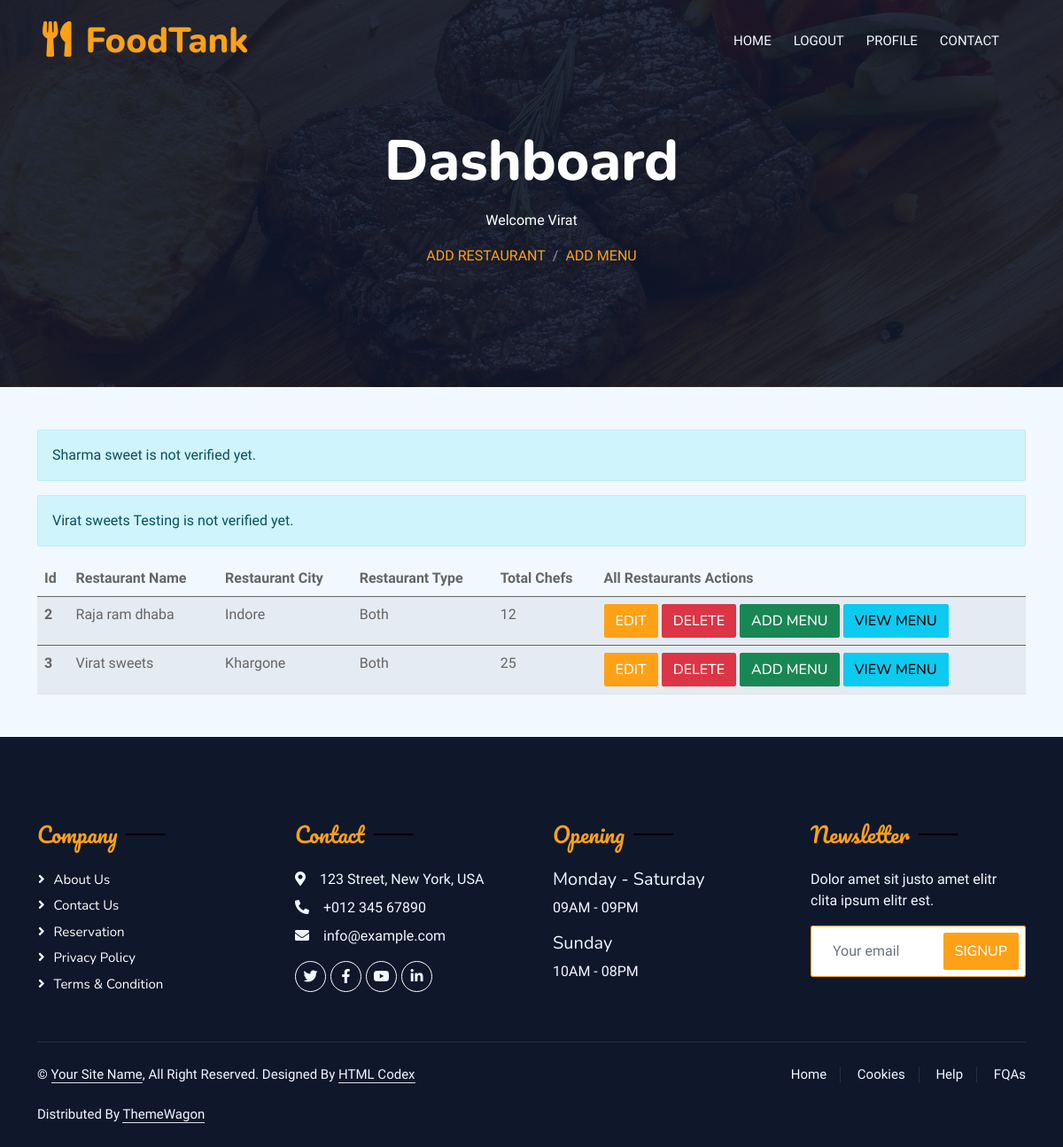
The app's page /foodprovider/dashboard/ (signed in), older data.
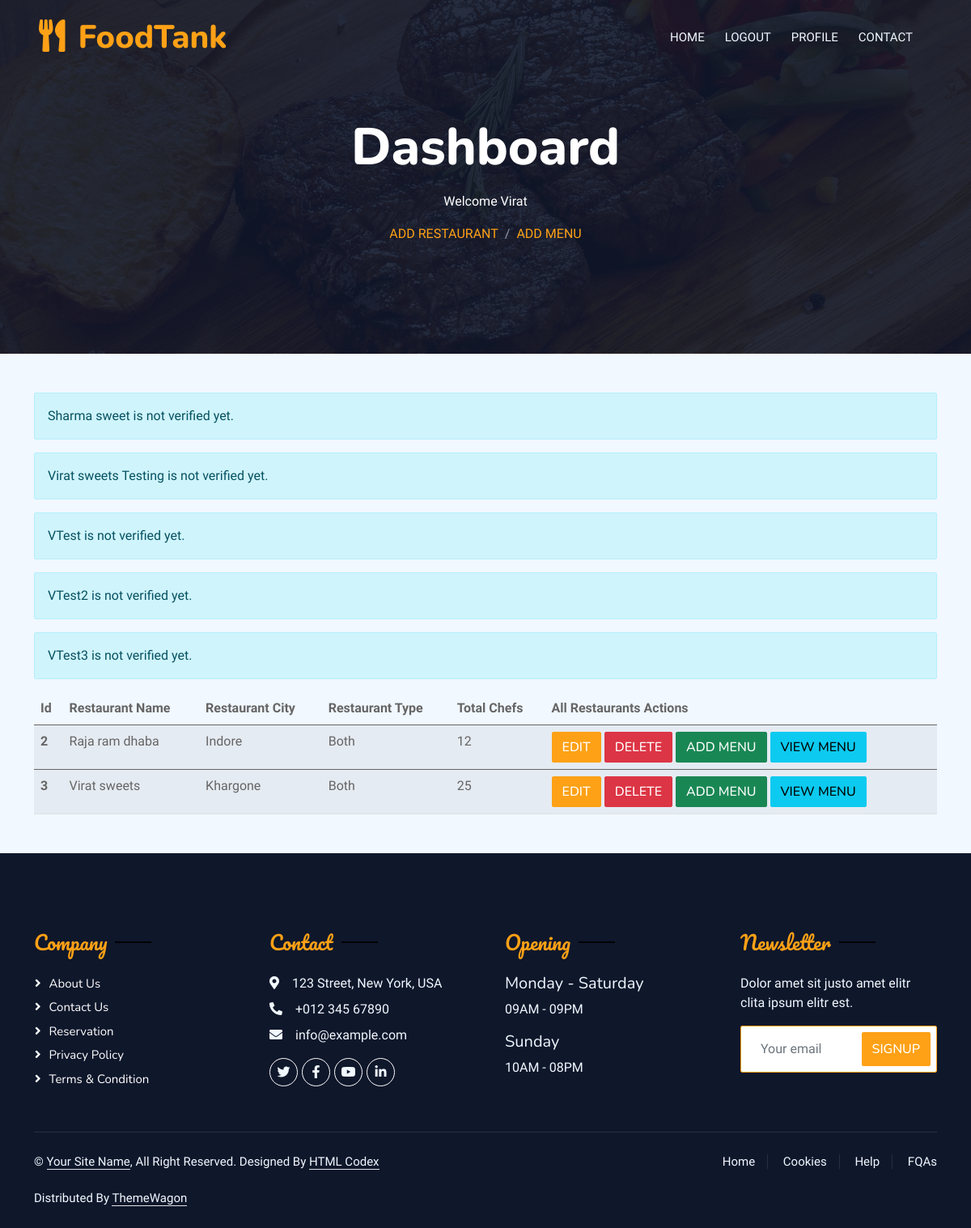
The same page, newer data.
### restaurant/models.py (models this page shows, shortened)
class Restaurant(models.Model):
    user = models.ForeignKey(User, on_delete=models.CASCADE,
                    limit_choices_to={'user_type': 'Foodprovider'})  # ForeignKey to User
    name = models.CharField(max_length=255)
    city = models.CharField(max_length=255)
    address = models.TextField()
    mobile = models.CharField(max_length=15)
    desc = models.TextField(blank=True, null=True)
    is_verified = models.BooleanField(default=False)
    veg_or_nonveg = models.CharField(max_length=255, choices=VEG_OR_NONVEG_CHOICES)
    no_of_chefs = models.PositiveIntegerField()
    start_date = models.DateField(blank=True, null=True)
    img1 = models.ImageField(upload_to='restaurant_images/', null=True, blank=True)
    img2 = models.ImageField(upload_to='restaurant_images/', null=True, blank=True)
    img3 = models.ImageField(upload_to='restaurant_images/', null=True, blank=True)
    img4 = models.ImageField(upload_to='restaurant_images/', null=True, blank=True)

### restaurant/views.py (the view)
# urls.py: path("dashboard/", views.dashboard, name="dashboard"),
def dashboard(request):
    if not request.user.is_authenticated or not request.user.user_type == "Foodprovider":
        return redirect("/login/")
    restaurant_admin = User.objects.get(username=request.user)
    restaurant_data = Restaurant.objects.filter(user=restaurant_admin)
    context = {
        'my_restaurant' : restaurant_data
    }
    return render(request, 'foodprovider/restaurant_dashboard.html', context)

### templates/foodprovider/restaurant_dashboard.html (shortened to what this page needs)
{% extends '../base.html' %}
{% block content %}
<div class="container-xxl position-relative p-0">
        {% include '../navbar.html' %}
    <div class="container-xxl py-5 bg-dark hero-header mb-5">
        <div class="container text-center my-5 pt-5 pb-4">
            <h1 class="display-3 text-white mb-3 animated slideInDown">Dashboard</h1>
            <p class="text-white mb-3 animated slideInDown">Welcome {{request.user}}</p>
            <nav aria-label="breadcrumb">
                <ol class="breadcrumb justify-content-center text-uppercase">
                    <li class="breadcrumb-item"><a href="/foodprovider/addRestaurant/">Add Restaurant</a></li>
                    <li class="breadcrumb-item"><a href="/foodprovider/addMenu/">Add Menu</a></li>
                </ol>
            </nav>
        </div>
    </div>
</div>
<div class="container">
    <table class="table table-striped">
        <thead>
          <tr>
            <th scope="col">Id</th>
            <th scope="col">Restaurant Name</th>
            <th scope="col">Restaurant City</th>
            <th scope="col">Restaurant Type</th>
            <th scope="col">Total Chefs</th>
            <th scope="col">All Restaurants Actions</th>
          </tr>
        </thead>
        {% for restaurant in my_restaurant %}
          {% if restaurant.is_verified == True %}
          <tbody>
              <tr>
                <th scope="row">{{forloop.counter}}</th>
                <td>{{restaurant.name}}</td>
                <td>{{restaurant.city}}</td>
                <td>{{restaurant.veg_or_nonveg}}</td>
                <td>{{restaurant.no_of_chefs}}</td>
                <td>
                  <a href="/foodprovider/editRestaurant/{{restaurant.id}}" class="btn btn-primary">Edit</a>
                  <a href="/foodprovider/deleteRestaurant/{{restaurant.id}}" class="btn btn-danger"
                      onclick="return confirm('Are you sure? You are deleting your added restaurant')">Delete</a>
                  <a href="/foodprovider/addMenu/" class="btn btn-success">Add Menu</a>
                  <a href="/foodprovider/viewMenu/{{restaurant.id}}" class="btn btn-info">View Menu</a>
                </td>
              </tr>
            </tbody>
          {% else %}
            <div class="alert alert-info myAlert" role="alert">
              {{restaurant.name}} is not verified yet.
            </div>
          {% endif %}
        {% endfor %}
    </table>
</div>
{% endblock content %}

Row changes from the older to the newer data that the page shows:
added Restaurant: name "VTest"
added Restaurant: name "VTest2"
added Restaurant: name "VTest3"
